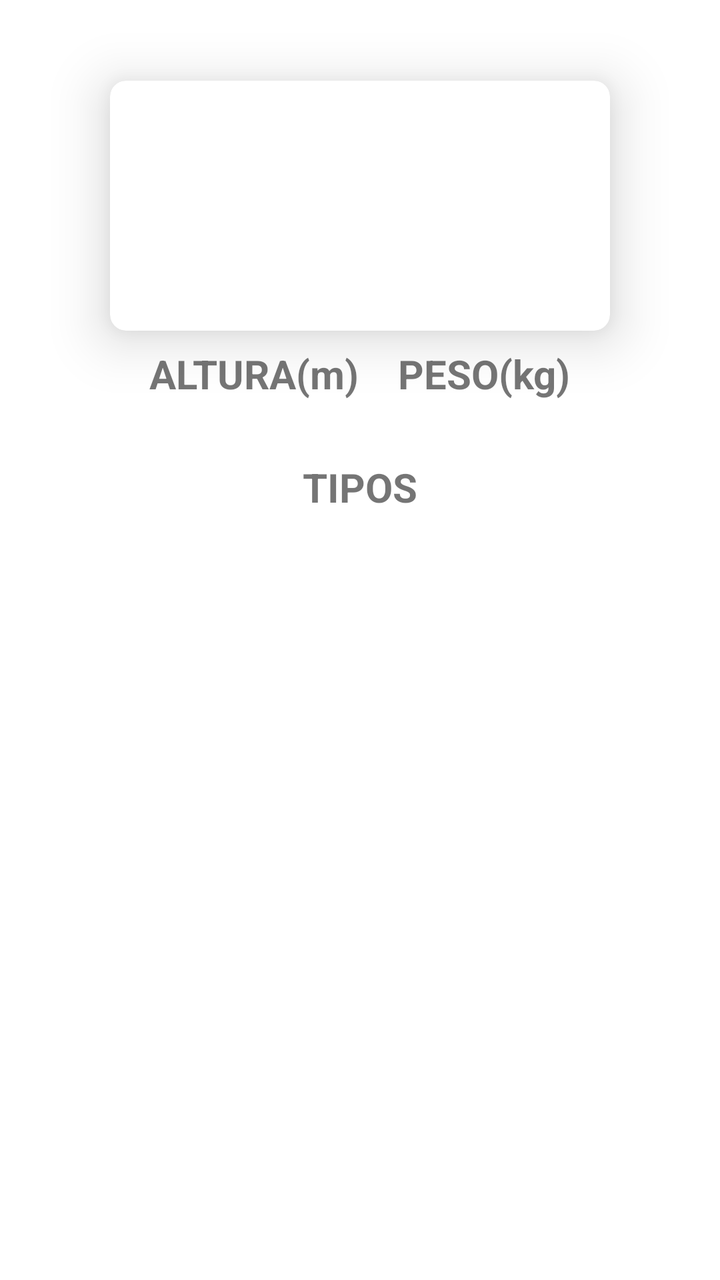
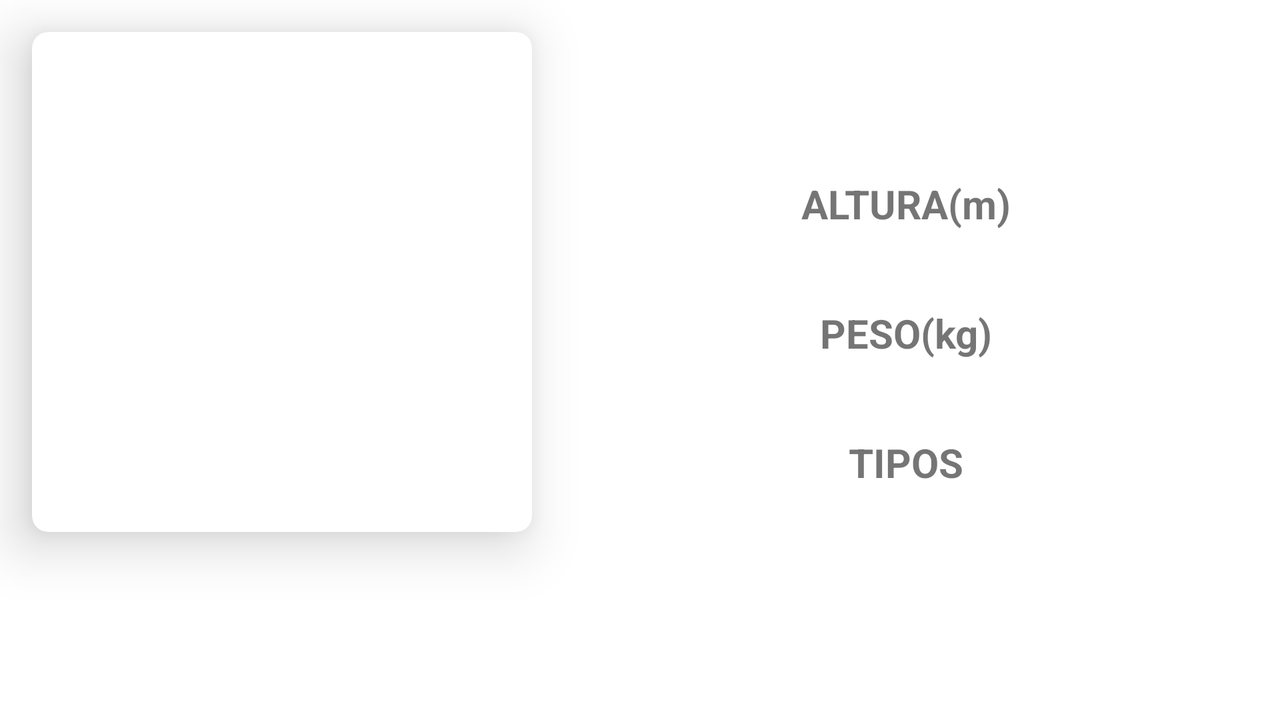

The same Android screen from two of the app's own layout files: first res/layout/ as a phone draws it, then the author's variant for another configuration, drawn on a device whose configuration selects that folder. Both files follow.
<!-- AndroidManifest.xml: application theme Theme.Pokedex -->
<!-- res/layout/fragment_detail_pokemon.xml -->
<?xml version="1.0" encoding="utf-8"?>
<androidx.constraintlayout.widget.ConstraintLayout xmlns:android="http://schemas.android.com/apk/res/android"
    xmlns:app="http://schemas.android.com/apk/res-auto"
    xmlns:tools="http://schemas.android.com/tools"
    android:layout_width="wrap_content"
    android:layout_height="wrap_content"
    android:background="@color/white">

    <ImageView
        android:id="@+id/fragment_detail_pokemon_close_img"
        android:layout_width="40dp"
        android:layout_height="40dp"
        android:layout_marginStart="1dp"
        app:layout_constraintEnd_toEndOf="parent"
        app:layout_constraintStart_toEndOf="@+id/fragment_detail_pokemon_name"
        app:layout_constraintTop_toTopOf="parent"
        app:srcCompat="@drawable/ic_close"
        tools:ignore="ContentDescription" />

    <TextView
        android:id="@+id/fragment_detail_pokemon_name"
        android:layout_width="200dp"
        android:layout_height="wrap_content"
        android:layout_marginTop="8dp"
        android:textSize="24sp"
        android:textStyle="bold"
        android:textAlignment="center"
        android:ellipsize="end"
        android:maxLines="1"
        app:layout_constraintBottom_toTopOf="@id/fragment_detail_pokemon_card"
        app:layout_constraintEnd_toEndOf="@+id/fragment_detail_pokemon_card"
        app:layout_constraintStart_toStartOf="@+id/fragment_detail_pokemon_card"
        app:layout_constraintTop_toTopOf="parent" />

    <androidx.cardview.widget.CardView
        android:id="@+id/fragment_detail_pokemon_card"
        android:layout_width="wrap_content"
        android:layout_height="wrap_content"
        android:layout_marginStart="16dp"
        android:layout_marginEnd="16dp"
        app:cardCornerRadius="8dp"
        app:cardElevation="16dp"
        app:layout_constraintEnd_toEndOf="parent"
        app:layout_constraintStart_toStartOf="parent"
        app:layout_constraintTop_toBottomOf="@+id/fragment_detail_pokemon_name">
<androidx.constraintlayout.widget.ConstraintLayout
    android:layout_width="match_parent"
    android:layout_height="match_parent">

    <ImageView
        android:id="@+id/fragment_detail_pokemon_img_front"
        android:layout_width="125dp"
        android:layout_height="125dp"
        android:scaleType="centerCrop"
        app:layout_constraintBottom_toBottomOf="parent"
        app:layout_constraintStart_toStartOf="parent"
        app:layout_constraintTop_toTopOf="parent"
        tools:ignore="ContentDescription" />

    <ImageView
        android:id="@+id/fragment_detail_pokemon_img_back"
        android:layout_width="125dp"
        android:layout_height="125dp"
        android:scaleType="centerCrop"
        app:layout_constraintBottom_toBottomOf="parent"
        app:layout_constraintEnd_toEndOf="parent"
        app:layout_constraintStart_toEndOf="@+id/fragment_detail_pokemon_img_front"
        app:layout_constraintTop_toTopOf="parent"
        tools:ignore="ContentDescription" />

</androidx.constraintlayout.widget.ConstraintLayout>



    </androidx.cardview.widget.CardView>

    <TextView
        android:id="@+id/fragment_detail_pokemon_text_view"
        android:layout_width="wrap_content"
        android:layout_height="wrap_content"
        android:layout_marginTop="8dp"
        android:text="@string/height"
        android:textSize="20sp"
        android:textStyle="bold"
        app:layout_constraintEnd_toStartOf="@id/fragment_detail_pokemon_text_view_2"
        app:layout_constraintStart_toStartOf="@+id/fragment_detail_pokemon_card"
        app:layout_constraintTop_toBottomOf="@+id/fragment_detail_pokemon_card" />

    <TextView
        android:id="@+id/fragment_detail_pokemon_height"
        android:layout_width="wrap_content"
        android:layout_height="wrap_content"
        android:layout_marginStart="8dp"
        android:textStyle="bold"
        android:textSize="16sp"
        app:layout_constraintEnd_toEndOf="@id/fragment_detail_pokemon_text_view"
        app:layout_constraintStart_toStartOf="@id/fragment_detail_pokemon_text_view"
        app:layout_constraintTop_toBottomOf="@id/fragment_detail_pokemon_text_view" />

    <TextView
        android:id="@+id/fragment_detail_pokemon_text_view_2"
        android:layout_width="wrap_content"
        android:layout_height="wrap_content"
        android:text="@string/weight"
        android:layout_marginTop="8dp"
        android:textSize="20sp"
        android:textStyle="bold"
        app:layout_constraintEnd_toEndOf="@id/fragment_detail_pokemon_card"
        app:layout_constraintStart_toEndOf="@id/fragment_detail_pokemon_text_view"
        app:layout_constraintTop_toBottomOf="@+id/fragment_detail_pokemon_card" />

    <TextView
        android:id="@+id/fragment_detail_pokemon_weight"
        android:layout_width="wrap_content"
        android:layout_height="wrap_content"
        android:layout_marginStart="8dp"
        android:textSize="16sp"
        android:textStyle="bold"
        app:layout_constraintEnd_toEndOf="@id/fragment_detail_pokemon_text_view_2"
        app:layout_constraintStart_toStartOf="@id/fragment_detail_pokemon_text_view_2"
        app:layout_constraintTop_toBottomOf="@id/fragment_detail_pokemon_text_view_2" />


    <TextView
        android:id="@+id/fragment_detail_pokemon_text_view_3"
        android:layout_width="wrap_content"
        android:layout_height="wrap_content"
        android:layout_marginTop="8dp"
        android:text="@string/types"
        android:textSize="20sp"
        android:textStyle="bold"
        app:layout_constraintEnd_toEndOf="parent"
        app:layout_constraintStart_toStartOf="parent"
        app:layout_constraintTop_toBottomOf="@id/fragment_detail_pokemon_height" />

    <TextView
        android:id="@+id/fragment_detail_pokemon_type"
        android:layout_width="wrap_content"
        android:layout_height="wrap_content"
        android:layout_marginBottom="8dp"
        android:textSize="16sp"
        android:textStyle="bold"
        app:layout_constraintBottom_toBottomOf="parent"
        app:layout_constraintEnd_toEndOf="@id/fragment_detail_pokemon_text_view_3"
        app:layout_constraintStart_toStartOf="@id/fragment_detail_pokemon_text_view_3"
        app:layout_constraintTop_toBottomOf="@id/fragment_detail_pokemon_text_view_3" />

</androidx.constraintlayout.widget.ConstraintLayout>
<!-- resources referenced by this layout -->
<resources>
  <color name="white">#FFFFFFFF</color>
  <string name="height">ALTURA(m)</string>
  <string name="types">TIPOS</string>
  <string name="weight">PESO(kg)</string>
  <style name="Theme.Pokedex" parent="Theme.MaterialComponents.DayNight.NoActionBar">
        
        <item name="colorPrimary">@color/red_medium</item>
        <item name="colorPrimaryVariant">@color/black</item>
        <item name="colorOnPrimary">@color/white</item>
        
        <item name="colorSecondary">@color/teal_200</item>
        <item name="colorSecondaryVariant">@color/teal_700</item>
        <item name="colorOnSecondary">@color/black</item>
        
        <item name="android:statusBarColor" tools:targetApi="l">?attr/colorPrimaryVariant</item>
        
        <item name="android:windowBackground">@color/red</item>
    </style>
  <color name="red_medium">#990000</color>
  <color name="black">#FF000000</color>
  <color name="teal_200">#FF03DAC5</color>
  <color name="teal_700">#FF018786</color>
  <color name="red">#CC0000</color>
</resources>
<!-- res/layout-land/fragment_detail_pokemon.xml (the author's variant of the layout above) -->
<!-- drawn on the phone turned sideways -->
<?xml version="1.0" encoding="utf-8"?>
<androidx.constraintlayout.widget.ConstraintLayout xmlns:android="http://schemas.android.com/apk/res/android"
    xmlns:app="http://schemas.android.com/apk/res-auto"
    xmlns:tools="http://schemas.android.com/tools"
    android:layout_width="wrap_content"
    android:layout_height="wrap_content"
    android:background="@color/white">

    <ImageView
        android:id="@+id/fragment_detail_pokemon_close_img"
        android:layout_width="40dp"
        android:layout_height="40dp"
        android:layout_marginStart="1dp"
        app:layout_constraintEnd_toEndOf="parent"
        app:layout_constraintTop_toTopOf="parent"
        app:srcCompat="@drawable/ic_close"
        tools:ignore="ContentDescription" />

    <TextView
        android:id="@+id/fragment_detail_pokemon_name"
        android:layout_width="200dp"
        android:layout_height="wrap_content"
        android:layout_marginStart="8dp"
        android:layout_marginEnd="8dp"
        android:textAlignment="center"
        android:ellipsize="end"
        android:maxLines="1"
        android:textSize="24sp"
        android:textStyle="bold"
        app:layout_constraintEnd_toEndOf="parent"
        app:layout_constraintStart_toEndOf="@+id/fragment_detail_pokemon_card"
        app:layout_constraintTop_toBottomOf="@+id/fragment_detail_pokemon_close_img" />

    <androidx.cardview.widget.CardView
        android:id="@+id/fragment_detail_pokemon_card"
        android:layout_width="250dp"
        android:layout_height="250dp"
        android:layout_margin="16dp"
        app:cardCornerRadius="8dp"
        app:cardElevation="16dp"
        app:layout_constraintBottom_toBottomOf="parent"
        app:layout_constraintStart_toStartOf="parent"
        app:layout_constraintTop_toTopOf="parent"
        app:layout_constraintVertical_bias="0.0">

        <ImageView
            android:id="@+id/fragment_detail_pokemon_img"
            android:layout_width="match_parent"
            android:layout_height="match_parent"
            android:scaleType="centerCrop"
            tools:ignore="ContentDescription" />


    </androidx.cardview.widget.CardView>

    <TextView
        android:id="@+id/fragment_detail_pokemon_text_view"
        android:layout_width="wrap_content"
        android:layout_height="wrap_content"
        android:layout_margin="16dp"
        android:text="@string/height"
        android:textSize="20sp"
        android:textStyle="bold"
        app:layout_constraintEnd_toEndOf="parent"
        app:layout_constraintStart_toEndOf="@+id/fragment_detail_pokemon_card"
        app:layout_constraintTop_toBottomOf="@id/fragment_detail_pokemon_name" />

    <TextView
        android:id="@+id/fragment_detail_pokemon_height"
        android:layout_width="wrap_content"
        android:layout_height="wrap_content"
        android:layout_marginStart="8dp"
        android:textSize="16sp"
        android:textStyle="bold"
        app:layout_constraintEnd_toEndOf="@id/fragment_detail_pokemon_text_view"
        app:layout_constraintStart_toStartOf="@id/fragment_detail_pokemon_text_view"
        app:layout_constraintTop_toBottomOf="@+id/fragment_detail_pokemon_text_view" />

    <TextView
        android:id="@+id/fragment_detail_pokemon_text_view_2"
        android:layout_width="wrap_content"
        android:layout_height="wrap_content"
        android:layout_margin="16dp"
        android:text="@string/weight"
        android:textSize="20sp"
        android:textStyle="bold"
        app:layout_constraintEnd_toEndOf="parent"
        app:layout_constraintStart_toEndOf="@+id/fragment_detail_pokemon_card"
        app:layout_constraintTop_toBottomOf="@+id/fragment_detail_pokemon_height" />

    <TextView
        android:id="@+id/fragment_detail_pokemon_weight"
        android:layout_width="wrap_content"
        android:layout_height="wrap_content"
        android:layout_marginStart="8dp"
        android:textSize="16sp"
        android:textStyle="bold"
        app:layout_constraintEnd_toEndOf="@id/fragment_detail_pokemon_text_view_2"
        app:layout_constraintStart_toStartOf="@id/fragment_detail_pokemon_text_view_2"
        app:layout_constraintTop_toBottomOf="@+id/fragment_detail_pokemon_text_view_2" />

    <TextView
        android:id="@+id/fragment_detail_pokemon_text_view_3"
        android:layout_width="wrap_content"
        android:layout_height="wrap_content"
        android:layout_margin="16dp"
        android:text="@string/types"
        android:textSize="20sp"
        android:textStyle="bold"
        app:layout_constraintEnd_toEndOf="parent"
        app:layout_constraintStart_toEndOf="@+id/fragment_detail_pokemon_card"
        app:layout_constraintTop_toBottomOf="@+id/fragment_detail_pokemon_weight" />

    <TextView
        android:id="@+id/fragment_detail_pokemon_type"
        android:layout_width="wrap_content"
        android:layout_height="wrap_content"
        android:layout_marginStart="8dp"
        android:layout_marginEnd="8dp"
        android:textSize="16sp"
        android:textStyle="bold"
        app:layout_constraintEnd_toEndOf="parent"
        app:layout_constraintStart_toEndOf="@+id/fragment_detail_pokemon_card"
        app:layout_constraintTop_toBottomOf="@+id/fragment_detail_pokemon_text_view_3" />

</androidx.constraintlayout.widget.ConstraintLayout>
